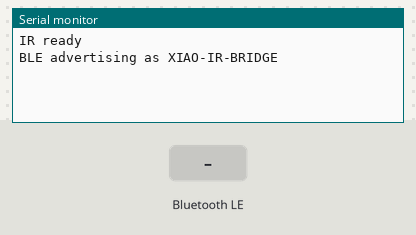
The sketch below on a simulated Seeed XIAO ESP32-C3. On the bench: the last lines printed to the serial monitor. The inputs (shaded band) are chosen by the test bench. Nothing arrives over Bluetooth unless stated; a phone connects over Bluetooth LE 3 s after start.

Above: at 1.2 s.
1.3 s: Bluetooth LE write "1" received
At 1.8 s:
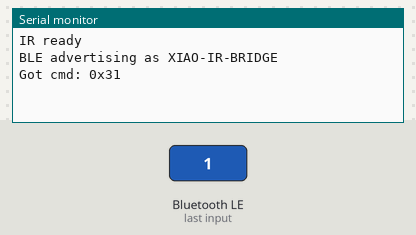
2.8 s: Bluetooth LE write "0" received
At 3.2 s:
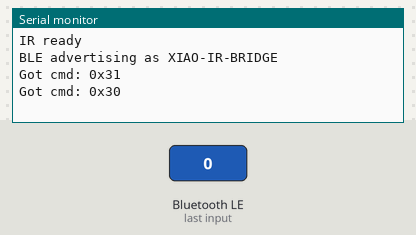
4.3 s: Bluetooth LE write "2" received
At 5.1 s:
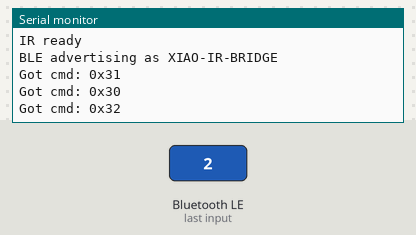

The sketch:

XIAO_IR_transmitter.ino
```cpp
// advertises on BLE
// recieves 0x__ codes over BLE from Pi4
// transmits the codes it receives using NEC format
// sends each code 5 times for greater transmission reliability

#include <IRremote.hpp>

#include <BLEDevice.h>
#include <BLEServer.h>
#include <BLEUtils.h>

// --- IR ---
#define IR_SEND_PIN 5  // D3 on XIAO ESP32C3 = GPIO5

// --- BLE UUIDs (keep these the same on Pi) ---
#define SERVICE_UUID  "12345678-1234-1234-1234-1234567890ab"
#define CHAR_UUID_CMD "abcdefab-1234-5678-1234-56789abcdef0"

class CmdCallbacks : public BLECharacteristicCallbacks {
  void onWrite(BLECharacteristic *pCharacteristic) override {
    String v = pCharacteristic->getValue();
    if (v.length() == 0) return;

    for (size_t i = 0; i < v.length(); i++) {
      uint8_t b = (uint8_t)v[i];

      Serial.printf("Got cmd: 0x%02X\n", b);

      // Send each command 5 total times (1 + 4 repeats)
      IrSender.sendNEC(0x00, b, 4);

      delay(120);
    }
  }
};

void setup() {
  Serial.begin(115200);

  // IR init
  IrSender.begin(IR_SEND_PIN, DISABLE_LED_FEEDBACK);
  Serial.println("IR ready");

  // BLE init
  BLEDevice::init("XIAO-IR-BRIDGE");
  BLEServer *server = BLEDevice::createServer();
  BLEService *service = server->createService(SERVICE_UUID);

  BLECharacteristic *cmdChar = service->createCharacteristic(
    CHAR_UUID_CMD,
    BLECharacteristic::PROPERTY_WRITE
  );
  cmdChar->setCallbacks(new CmdCallbacks());

  service->start();

  BLEAdvertising *adv = BLEDevice::getAdvertising();
  adv->addServiceUUID(SERVICE_UUID);
  adv->start();

  Serial.println("BLE advertising as XIAO-IR-BRIDGE");
}

void loop() {
  delay(1000);
}
```

Measured:
- after the input at 1.3 s, the serial monitor: prints a new line at once (image 1)
- after the input at 2.8 s, the serial monitor: prints a new line at once (image 2)
- after the input at 4.3 s, the serial monitor: prints a new line at once (image 3)
